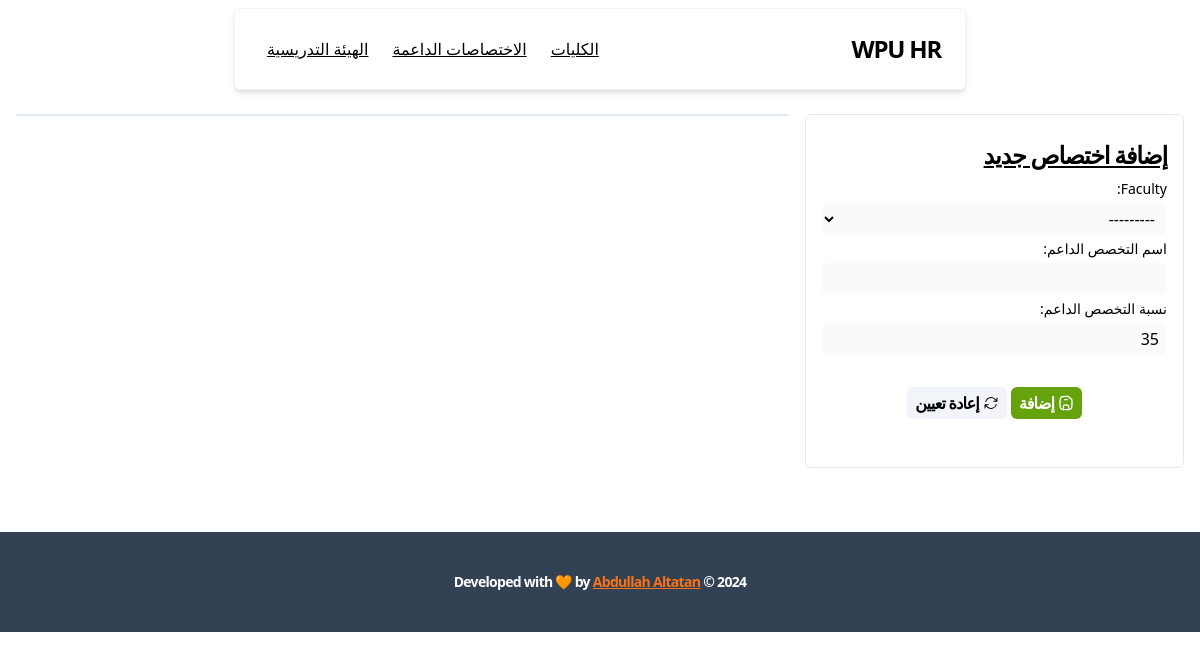
Before: /faculties-supporters/ with the older database file.
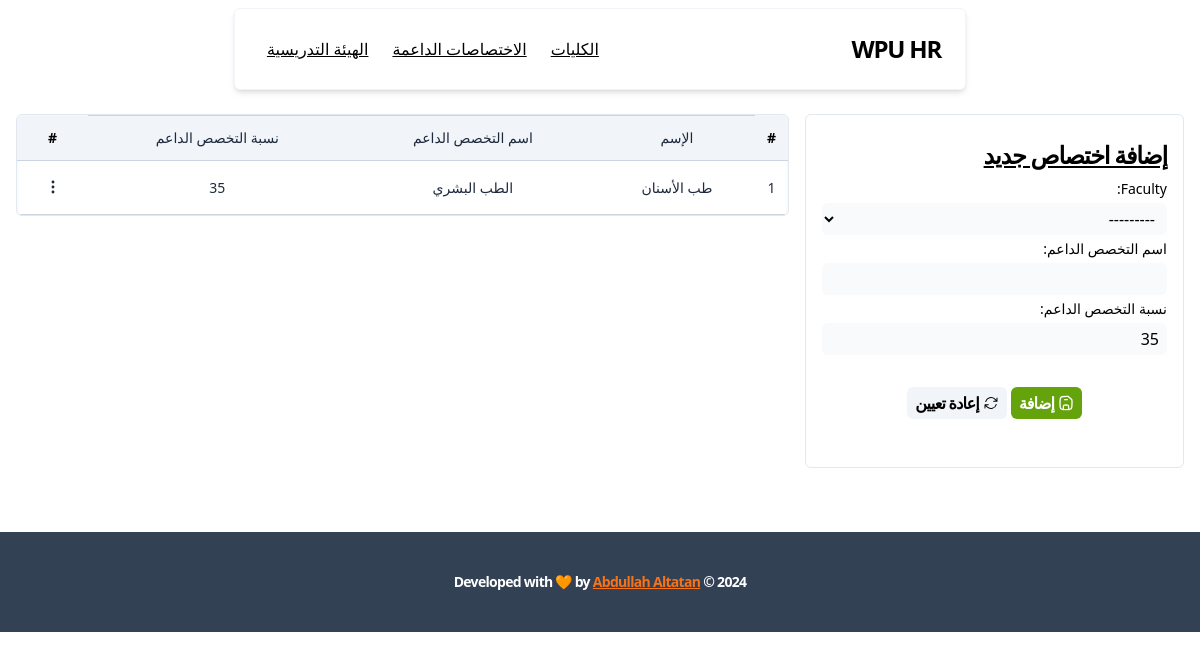
After: the same page with the newer database file.
### apps/faculties/models.py (models this page shows)
class Faculty(models.Model):
    class Meta:
        verbose_name_plural = 'Faculties'
    name = models.CharField(max_length=255, unique=True, verbose_name='الإسم')
    count_of_scholarship_students = models.PositiveBigIntegerField(
        default=0,
        validators=count_validator,
        help_text="عدد طلاب المنح",
        verbose_name='عدد طلاب المنح'
    )
    count_of_graduates = models.PositiveBigIntegerField(
        default=0,
        validators=count_validator,
        help_text="عدد الخريجين",
        verbose_name="عدد الخريجين",
    )
    count_of_students = models.PositiveBigIntegerField(
        default=0,
        validators=count_validator,
        help_text="عدد الطلاب متضمن الخريجين والمنح",
        verbose_name="عدد الطلاب",
    )
    supporters_percentage = models.PositiveBigIntegerField(
        default=30,
        validators=rate_validator,
        help_text='نسبة الداعم الى الاختصاصي',
        verbose_name='نسبة الداعم',
    )
    local_staff_percentage = models.PositiveBigIntegerField(
        default=50,
        validators=rate_validator,
        help_text='نسبة الملاك الذي يجب تحقيقها',
        verbose_name='نسبة الملاك الوزارة',
    )
    student_to_teacher_count = models.PositiveBigIntegerField(
        default=35,
        validators=count_validator,
        help_text='عدد الطلاب المسموح به لكل مدرس',
        verbose_name='عدد الطلاب لكل مدرس',
    )
    student_to_local_teacher_count = models.PositiveBigIntegerField(
        default=20,
        validators=count_validator,
        help_text='عدد الطلاب حسب الاعتمادية (الملاك)',
        verbose_name='عدد الطلاب (الاعتمادية)',
    )
    def __str__(self) -> str:
        return self.name

### apps/faculties_supporters/models.py (models this page shows, shortened)
class FacultySupporter(models.Model):
    faculty = models.ForeignKey(
        faculties_models.Faculty,
        on_delete=models.PROTECT,
        related_name='supporters'
    )
    name = models.CharField(
        max_length=255,
        help_text='اسم التخصص الداعم',
        verbose_name='اسم التخصص الداعم',
    )
    percentage = models.PositiveIntegerField(
        validators=faculties_models.rate_validator,
        default=35,
        help_text='نسبة التخصص الداعم',
        verbose_name='نسبة التخصص الداعم'
    )

### apps/faculties_supporters/views.py (the view)
# urls.py: path('', view=views.index, name='index'),
def index(request: HttpRequest) -> HttpResponse:
    supporters = models.FacultySupporter.objects.all()
    form = forms.FacultySupporterForm()
    context = {
        'supporters': supporters,
        'instance': supporters.first(),
        'form': form,
    }
    return render(request, 'faculties-supporters/index.html', context)

### apps/faculties_supporters/forms.py
class FacultySupporterForm(forms.ModelForm):
    class Meta:
        model = models.FacultySupporter
        fields = '__all__'

### apps/base/templatetags/verbose_names.py (called while the page is built)
@register.simple_tag
def get_verbose_field_name(instance, field_name):
    return instance._meta.get_field(field_name).verbose_name.title()

### templates/faculties-supporters/index.html (shortened to what this page needs)
{% extends 'base.html' %}
{% block body %}
  <div class="relative grid grid-cols-3 gap-4">
    <div class="col-span-1">
      {% include 'faculties-supporters/partials/add-supporter-form.html' %}
    </div>
    <div class="col-span-2">
      {% include 'faculties-supporters/partials/supporters-table.html' %}
    </div>
  </div>
{% endblock %}

### templates/base.html (shortened to what this page needs)
{% load static %}
<!DOCTYPE html>
<html lang="en">
  <head>
    <link rel="stylesheet" href="{% static 'css/styles.css' %}">
    <link rel="stylesheet" href="{% static 'css/animations.css' %}">
  </head>
  <body
    dir="rtl"
    hx-headers='{"X-CSRFToken": "{{ csrf_token }}"}'
  >
    {% include 'includes/navbar.html' %}
    <main class="p-4 mb-12 w-[min(100%,1200px)] mx-auto">
      {% block body %}{% endblock %}
    </main>
    {% include 'includes/footer.html' %}
  </body>
</html>

### templates/includes/icons/reset.html
<svg xmlns="http://www.w3.org/2000/svg" width="{{ ratio }}" height="{{ ratio }}" viewBox="0 0 24 24">
	<rect width="24" height="24" fill="none" />
	<path fill="currentColor" fill-rule="evenodd" d="M4.755 10.059a7.5 7.5 0 0 1 12.548-3.364l1.903 1.903h-3.183a.75.75 0 1 0 0 1.5h4.992a.75.75 0 0 0 .75-.75V4.356a.75.75 0 0 0-1.5 0v3.18l-1.9-1.9A9 9 0 0 0 3.306 9.67a.75.75 0 1 0 1.45.388m15.408 3.352a.75.75 0 0 0-.919.53a7.5 7.5 0 0 1-12.548 3.364l-1.902-1.903h3.183a.75.75 0 0 0 0-1.5H2.984a.75.75 0 0 0-.75.75v4.992a.75.75 0 0 0 1.5 0v-3.18l1.9 1.9a9 9 0 0 0 15.059-4.035a.75.75 0 0 0-.53-.918" clip-rule="evenodd" />
</svg>

### templates/includes/navbar.html
<header class="w-[min(100%,80ch)] mx-auto my-2 p-6 rounded-md shadow-md sticky top-2 left-0 border border-slate-100 bg-white z-40">
  <nav class="flex">
    <a href="{% url 'index' %}">
      <h1 class="tracking-tighter text-2xl font-semibold">WPU HR</h1>
    </a>
    <ul class="mr-auto flex items-center justify-center gap-2">
      <li>
        <a
          href="{% url 'faculties-index' %}"
          class="rounded-md px-2 py-1 hover:bg-slate-100 underline"
        >الكليات</a>
      </li>
      <li>
        <a
          href="{% url 'supporters-index' %}"
          class="rounded-md px-2 py-1 hover:bg-slate-100 underline"
        >الاختصاصات الداعمة</a>
      </li>
      <li>
        <a
          href="{% url 'staff-index' %}"
          class="rounded-md px-2 py-1 hover:bg-slate-100 underline"
        >الهيئة التدريسية</a>
      </li>
    </ul>
  </nav>
</header>

### templates/faculties-supporters/partials/add-supporter-form.html
<form
  class="form animate-fade"
  id="supporter-form"
  hx-post="{% url 'add-supporter' %}"
  hx-target="#supporters-table"
  hx-swap="outerHTML"
  hx-on:submit="removeErrorList()"
  hx-on::after-request="document.getElementById('messages').click();"
  hx-on::after-swap="document.getElementById('supporter-form-reset').click()"
>
  <h1>إضافة اختصاص جديد</h1>
  {{ form }}
  <div class="flex item-center justify-center gap-1 my-8">
    <button
    type="submit"
    class="btn btn-success flex items-center gap-1"
    title="إضافة"
    >
      {% include 'includes/icons/floppy.html' with ratio="1rem" %}
      <span>إضافة</span>
    </button>
    {% include 'faculties-supporters/partials/reset-btn.html' %}
  </div>
</form>

### templates/includes/icons/floppy.html
<svg
  xmlns="http://www.w3.org/2000/svg"
  width="{{ ratio }}"
  height="{{ ratio }}"
  viewBox="0 0 24 24"
>
  <rect width="24" height="24" fill="none" />
  <g
    fill="none"
    stroke="currentColor"
    stroke-linecap="round"
    stroke-linejoin="round"
    stroke-width="2"
    color="currentColor"
  >
    <path
      d="M8 22v-3c0-1.886 0-2.828.586-3.414S10.114 15 12 15s2.828 0 3.414.586S16 17.114 16 19v3M10 7h4"
    />
    <path
      d="M3 11.858c0-4.576 0-6.864 1.387-8.314a5 5 0 0 1 .157-.157C5.994 2 8.282 2 12.858 2c1.085 0 1.608.004 2.105.19c.479.178.88.512 1.682 1.181l2.196 1.83c1.062.885 1.592 1.327 1.876 1.932C21 7.737 21 8.428 21 9.81V13c0 3.75 0 5.625-.955 6.939a5 5 0 0 1-1.106 1.106C17.625 22 15.749 22 12 22s-5.625 0-6.939-.955a5 5 0 0 1-1.106-1.106C3 18.625 3 16.749 3 13z"
    />
  </g>
</svg>

### templates/faculties-supporters/partials/reset-btn.html
<button
  type="reset"
  id="supporter-form-reset"
  class="btn btn-secondry flex items-center gap-1"
  title="اعادة التعيين"
  hx-get="{% url 'get-add-form' %}"
  hx-target="#supporter-form"
  hx-swap="outerHTML"
>
  {% include 'includes/icons/reset.html' with ratio="1rem" %}
  <span>إعادة تعيين</span>
</button>

### templates/faculties-supporters/partials/supporters-table.html (shortened to what this page needs)
{% load verbose_names %}
<div id="supporters-table" class="overflow-auto animate-fade rounded-md border border-slate-200">
  {% if supporters %}
  <table class="custom-table">
    <thead>
      <tr>
        <th>#</th>
        <td>{% get_verbose_field_name instance.faculty "name" %}</td>
        <td>{% get_verbose_field_name instance "name" %}</td>
        <td>{% get_verbose_field_name instance "percentage" %}</td>
        <th>#</th>
      </tr>
    </thead>
    <tbody>
      {% for supporter in supporters %}
      <tr id="supporter-{{ supporter.id }}" class="animate-fade">
        <td>{{ forloop.counter }}</td>
        <td>{{ supporter.faculty.name }}</td>
        <td>{{ supporter.name }}</td>
        <td>{{ supporter.percentage }}</td>
        <td>{% include 'faculties-supporters/partials/context-menu.html' %}</td>
      </tr>
      {% endfor %}
    </tbody>
  </table>
  {% endif %}
</div>

### templates/faculties-supporters/partials/context-menu.html (shortened to what this page needs)
<div class="context">
  <button class="context__btn">
    {% include 'includes/icons/dots.html' with ratio="1.25rem" %}
  </button>
</div>

### templates/includes/icons/dots.html
<svg xmlns="http://www.w3.org/2000/svg" width="{{ ratio }}" height="{{ ratio }}" viewBox="0 0 24 24">
	<rect width="24" height="24" fill="none" />
	<path fill="none" stroke="currentColor" stroke-linecap="round" stroke-linejoin="round" stroke-width="2" d="M12 6.75a.75.75 0 1 1 0-1.5a.75.75 0 0 1 0 1.5m0 6a.75.75 0 1 1 0-1.5a.75.75 0 0 1 0 1.5m0 6a.75.75 0 1 1 0-1.5a.75.75 0 0 1 0 1.5" />
</svg>

### templates/includes/footer.html
<footer class="bg-slate-700 text-white px-4 py-10 text-sm font-semibold tracking-tighter">
  <p class="text-center">
    <span>2024 &copy;</span>
    <span>Developed with 🧡 by </span>
    <a class="text-orange-500 underline" href="https://www.facebook.com/@abdtt" target="_blank">
      Abdullah Altatan
    </a>
  </p>
</footer>

### static/css/styles.css (style rules this page uses)
html, :host { line-height: 1.5; -webkit-text-size-adjust: 100%; -moz-tab-size: 4; -o-tab-size: 4; tab-size: 4; font-family: ui-sans-serif, system-ui, sans-serif, "Apple Color Emoji", "Segoe UI Emoji", "Segoe UI Symbol", "Noto Color Emoji"; font-feature-settings: normal; font-variation-settings: normal; -webkit-tap-highlight-color: transparent; }
body { margin: 0; line-height: inherit; }
h1, h2, h3, h4, h5, h6 { font-size: inherit; font-weight: inherit; }
a { color: inherit; text-decoration: inherit; }
table { text-indent: 0; border-color: inherit; border-collapse: collapse; }
button, input, optgroup, select, textarea { font-family: inherit; font-feature-settings: inherit; font-variation-settings: inherit; font-size: 100%; font-weight: inherit; line-height: inherit; letter-spacing: inherit; color: inherit; margin: 0; padding: 0; }
button, select { text-transform: none; }
button, input:where([type='button']), input:where([type='reset']), input:where([type='submit']) { -webkit-appearance: button; background-color: transparent; background-image: none; }
blockquote, dl, dd, h1, h2, h3, h4, h5, h6, hr, figure, p, pre { margin: 0; }
ol, ul, menu { list-style: none; margin: 0; padding: 0; }
input::placeholder, textarea::placeholder { opacity: 1; color: #9ca3af; }
button, [role="button"] { cursor: pointer; }
img, svg, video, canvas, audio, iframe, embed, object { display: block; vertical-align: middle; }
.relative { position: relative; }
.sticky { position: sticky; }
.left-0 { left: 0px; }
.top-2 { top: 0.5rem; }
.z-40 { z-index: 40; }
.col-span-1 { grid-column: span 1 / span 1; }
.col-span-2 { grid-column: span 2 / span 2; }
.mx-auto { margin-left: auto; margin-right: auto; }
.my-2 { margin-top: 0.5rem; margin-bottom: 0.5rem; }
.my-8 { margin-top: 2rem; margin-bottom: 2rem; }
.mb-12 { margin-bottom: 3rem; }
.mr-auto { margin-right: auto; }
.flex { display: flex; }
.grid { display: grid; }
.w-\[min\(100\%\2c 1200px\)\] { width: min(100%,1200px); }
.w-\[min\(100\%\2c 80ch\)\] { width: min(100%,80ch); }
.grid-cols-3 { grid-template-columns: repeat(3, minmax(0, 1fr)); }
.items-center { align-items: center; }
.justify-center { justify-content: center; }
.gap-1 { gap: 0.25rem; }
.gap-2 { gap: 0.5rem; }
.gap-4 { gap: 1rem; }
.overflow-auto { overflow: auto; }
.rounded-md { border-radius: 0.375rem; }
.border { border-width: 1px; }
.border-slate-100 { --tw-border-opacity: 1; border-color: rgb(241 245 249 / var(--tw-border-opacity)); }
.border-slate-200 { --tw-border-opacity: 1; border-color: rgb(226 232 240 / var(--tw-border-opacity)); }
.bg-slate-700 { --tw-bg-opacity: 1; background-color: rgb(51 65 85 / var(--tw-bg-opacity)); }
.bg-white { --tw-bg-opacity: 1; background-color: rgb(255 255 255 / var(--tw-bg-opacity)); }
.p-4 { padding: 1rem; }
.p-6 { padding: 1.5rem; }
.px-2 { padding-left: 0.5rem; padding-right: 0.5rem; }
.px-4 { padding-left: 1rem; padding-right: 1rem; }
.py-1 { padding-top: 0.25rem; padding-bottom: 0.25rem; }
.py-10 { padding-top: 2.5rem; padding-bottom: 2.5rem; }
.text-center { text-align: center; }
.text-2xl { font-size: 1.5rem; line-height: 2rem; }
.text-sm { font-size: 0.875rem; line-height: 1.25rem; }
.font-semibold { font-weight: 600; }
.tracking-tighter { letter-spacing: -0.05em; }
.text-orange-500 { --tw-text-opacity: 1; color: rgb(249 115 22 / var(--tw-text-opacity)); }
.text-white { --tw-text-opacity: 1; color: rgb(255 255 255 / var(--tw-text-opacity)); }
.underline { text-decoration-line: underline; }
.shadow-md { --tw-shadow: 0 4px 6px -1px rgb(0 0 0 / 0.1), 0 2px 4px -2px rgb(0 0 0 / 0.1); --tw-shadow-colored: 0 4px 6px -1px var(--tw-shadow-color), 0 2px 4px -2px var(--tw-shadow-color); box-shadow: var(--tw-ring-offset-shadow, 0 0 #0000), var(--tw-ring-shadow, 0 0 #0000), var(--tw-shadow); }
.btn { border-radius: 0.375rem; padding-left: 0.5rem; padding-right: 0.5rem; padding-top: 0.25rem; padding-bottom: 0.25rem; text-align: center; font-weight: 600; letter-spacing: -0.05em; outline: 2px solid transparent; outline-offset: 2px; transition-duration: 150ms; }
.btn-success { --tw-bg-opacity: 1; background-color: rgb(101 163 13 / var(--tw-bg-opacity)); --tw-text-opacity: 1; color: rgb(255 255 255 / var(--tw-text-opacity)); }
.btn-secondry { --tw-bg-opacity: 1; background-color: rgb(241 245 249 / var(--tw-bg-opacity)); }

### static/css/animations.css (style rules this page uses)
.animate-fade { animation: fade 300ms; }

Changed rows visible on the page:
added FacultySupporter: faculty "الإسم", faculty.name "طب الأسنان", name "الطب البشري", percentage "35"
Other visible differences:
text now shown: "# اسم التخصص الداعم نسبة التخصص الداعم #"
